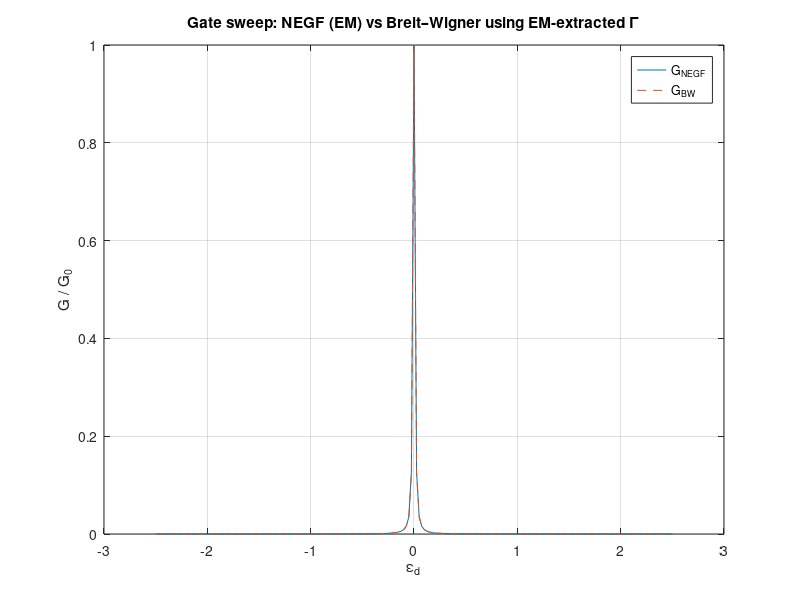
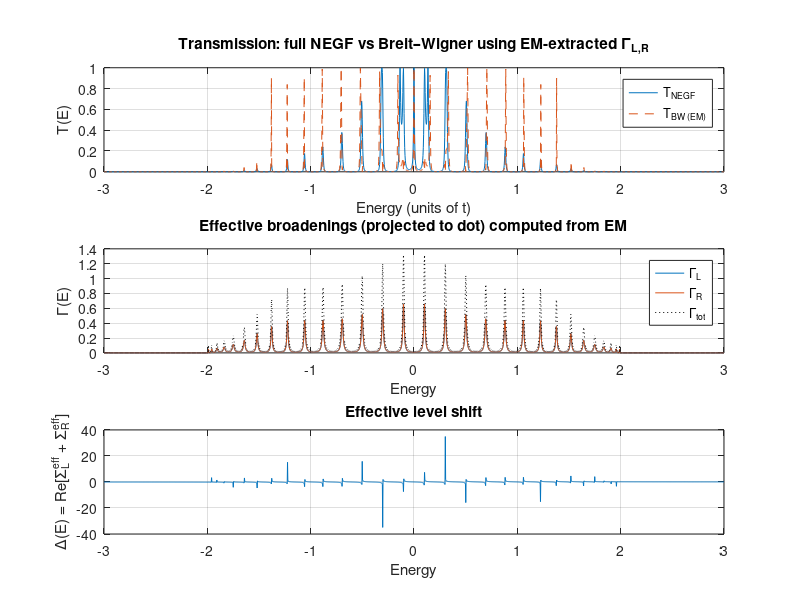

These figures' MATLAB source, in order: (Note: this script raises an error after producing the figures.)
function [] = ResonantCheck()
N_lead_each = 30;         % number of lead sites included on each side (extended molecule)
N = 2*N_lead_each + 1;    % total EM sites

N_absorb_layers = 4;      % number of outer-most sites per side with absorbing Sigma
left_abs_idx = 1 : min(N_absorb_layers, N_lead_each);
right_abs_idx = N - (0:(min(N_absorb_layers, N_lead_each)-1));

% Energy grid
t_lead = 1.0;             % lead hopping (energy units)
Emin = -3*t_lead;
Emax = 3*t_lead;
nE = 2001;
Elist = linspace(Emin, Emax, nE);

% -------------------- Absorbing self-energies on outer EM sites --------------------
eta = 0.06;               % absorbing strength (positive) -> Sigma = -i*eta on outer sites

SigmaL = zeros(N,N);
SigmaL(sub2ind([N,N], left_abs_idx, left_abs_idx)) = -1i * eta;

SigmaR = zeros(N,N);
SigmaR(sub2ind([N,N], right_abs_idx, right_abs_idx)) = -1i * eta;

%% setup
[H] = setupH();

%% calc
[T_NEGF] = doEM(Elist, H, SigmaL, SigmaR);
[T_BW, GammaL_eff, GammaR_eff, Delta_eff] = doBW(Elist, H, SigmaL, SigmaR);

%%
sweepEMvsGW(H, SigmaL, SigmaR)

plotEMvsBW(Elist, T_NEGF, T_BW, GammaL_eff, GammaR_eff, Delta_eff)

if false
% -------------------- Conductances (finite-T Landauer) --------------------
Conductance(Elist, T_NEGF, T_BW)
end

%% -------------------- Final suggestions & checks --------------------
disp('--- Suggested convergence checks ---');
disp('- Increase N_lead_each until T_NEGF and T_BW (and G) stop changing significantly.');
disp('- Sweep eta across a few decades (e.g. 1e-3 .. 1e-0) and find an absorbing plateau.');
disp('- Ensure N_absorb_layers is large enough to prevent reflections from the outer boundary.');
disp('- If you need energy-independent Gamma, evaluate GammaL_eff/ GammaR_eff at E=EF and use constants in BW formula.');
end

function [H] = setupH()
%% -------------------- Model parameters --------------------
t_lead = 1.0;             % lead hopping (energy units)
epsilon_lead = 0.0;       % lead onsite energy
t_c = 0.2;                % coupling dot <-> first lead site
epsilon_dot = 0.0;        % dot onsite energy (resonant level)
N_lead_each = 30;         % number of lead sites included on each side (extended molecule)

%% -------------------- Build Extended Molecule Hamiltonian (1D chain) --------------------
N = 2*N_lead_each + 1;    % total EM sites
H = zeros(N,N);

idx_dot = N_lead_each + 1;

% Left lead sites (1..N_lead_each)
for n = 1:N_lead_each
    H(n,n) = epsilon_lead;
    if n < N_lead_each
        H(n, n+1) = -t_lead;
        H(n+1, n) = -t_lead;
    end
end

% Right lead sites (idx_dot+1 .. N)
for n = idx_dot+1:N
    H(n,n) = epsilon_lead;
end
for n = idx_dot+1:(N-1)
    H(n, n+1) = -t_lead;
    H(n+1, n) = -t_lead;
end

% Connect dot to first lead sites on each side
H(idx_dot, idx_dot-1) = -t_c;
H(idx_dot-1, idx_dot) = -t_c;
H(idx_dot, idx_dot+1) = -t_c;
H(idx_dot+1, idx_dot) = -t_c;

% Dot onsite
H(idx_dot, idx_dot) = epsilon_dot;
end

function [] = sweepEMvsGW(H, SigmaL, SigmaR)
N_lead_each = 30;         % number of lead sites included on each side (extended molecule)
idx_dot = N_lead_each + 1;

% -------------------- Gate sweep (zero-T approx using T(EF)) --------------------
    neps = 201;
    epsilon_dot = 0.0;        % dot onsite energy (resonant level)
    eps_range = linspace(epsilon_dot - 2.5, epsilon_dot + 2.5, neps);
    % For speed, evaluate approximate zero-T conductance by using T(EF) with shifted eps

    [G_NEGF] = sweepEM(eps_range, H, SigmaL, SigmaR, idx_dot);

    [G_BW] = sweepBW(eps_range, H, SigmaL, SigmaR, idx_dot);

    figure('Name','Gate sweep (zero-T approx)','NumberTitle','off');
    plot(eps_range, G_NEGF);
    hold on;
    plot(eps_range, G_BW, '--');
    xlabel('\epsilon_d');
    ylabel('G / G_0');
    legend('G_{NEGF}','G_{BW}','Location','Best');
    title('Gate sweep: NEGF (EM) vs Breit–Wigner using EM-extracted \Gamma');
    grid on;
end

%% -------------------- Other functions: EM -------------------- 
function [T_NEGF] = doEM(Elist, H, SigmaL, SigmaR)
num_eta = 1e-12;          % tiny numerical broadening for matrix inversion

% Gamma matrices for the outer absorbers (used in NEGF transmission)
GammaL_mat = 1i * (SigmaL - SigmaL');
GammaR_mat = 1i * (SigmaR - SigmaR');

% -------------------- Energy loop: compute GR (full) & projections --------------------
T_NEGF = zeros(size(Elist));    % NEGF full transmission
I_N = eye(size(H));
for ii = 1:length(Elist)
    E = Elist(ii);

    % Full Green's function with both absorbers
    GR_full = ((E + 1i*num_eta) * I_N - H - SigmaL - SigmaR) \ I_N;
    GA_full = GR_full';
    
    % NEGF transmission (matrix formula)
    T_NEGF(ii) = real(trace(GammaL_mat * GR_full * GammaR_mat * GA_full));
end
end

function [G_NEGF] = sweepEM(eps_range, H, SigmaL, SigmaR, idx_dot)
num_eta = 1e-12;          % tiny numerical broadening for matrix inversion
EF = 0.0;

% Gamma matrices for the outer absorbers (used in NEGF transmission)
GammaL_mat = 1i * (SigmaL - SigmaL');
GammaR_mat = 1i * (SigmaR - SigmaR');

% reuse T_of_E calculation but easier: compute zero-T conductance approx by T at E=EF
% We'll compute T(EF) for each gate (shift dot onsite)
G_NEGF = zeros(size(eps_range));
I_N = eye(size(H));
for k = 1:length(eps_range)
    eps_tmp = eps_range(k);
    % Update dot onsite in H and recompute dot GR at EF for NEGF (full)
    H_tmp = H;
    H_tmp(idx_dot, idx_dot) = eps_tmp;

    % compute GR at EF
    GR_full_tmp = ((EF + 1i*num_eta) * I_N - H_tmp - SigmaL - SigmaR) \ I_N;
    GA_full_tmp = GR_full_tmp';

    G_NEGF(k) = real(trace(GammaL_mat * GR_full_tmp * GammaR_mat * GA_full_tmp));
    % zero-T linear conductance in S (approx)
end
end

%% -------------------- Other functions: BW -------------------- 
function [T_BW, GammaL_eff, GammaR_eff, Delta_eff] = doBW(Elist, H, SigmaL, SigmaR)
% -------------------- Energy loop: compute GR (full) & projections --------------------
N_lead_each = 30;         % number of lead sites included on each side (extended molecule)
idx_dot = N_lead_each + 1;

[SigmaL_eff, GammaL_eff] = doBWside(Elist, H, SigmaL, idx_dot);

[SigmaR_eff, GammaR_eff] = doBWside(Elist, H, SigmaR, idx_dot);

[T_BW, Delta_eff] = doBWboth(Elist, SigmaL_eff, SigmaR_eff, GammaL_eff, GammaR_eff);

if false
[A_dot, Gdd_full] = doBWfull(Elist, H, SigmaL, SigmaR);
end
end

function [G_BW] = sweepBW(eps_range, H, SigmaL, SigmaR, idx_dot)
    % reuse T_of_E calculation but easier: compute zero-T conductance approx by T at E=EF
    % We'll compute T(EF) for each gate (shift dot onsite)

    % For BW: compute GR_dd with left-only to get GammaL at EF
    [SigmaL_tmp, GammaL] = sweepBWside(eps_range, H, SigmaL, idx_dot);

    % For BW: compute GR_dd with right-only to get GammaR at EF
    [SigmaR_tmp, GammaR] = sweepBWside(eps_range, H, SigmaR, idx_dot);
    
    [G_BW] = sweepBWboth(eps_range, SigmaL_tmp, SigmaR_tmp, GammaL, GammaR);
end

function [Sigma_eff, Gamma_eff] = doBWside(Elist, H, Sigma, idx_dot)
num_eta = 1e-12;          % tiny numerical broadening for matrix inversion
epsilon_dot = 0.0;        % dot onsite energy (resonant level)

I_N = eye(size(H));
Sigma_eff = zeros(size(Elist));
Gamma_eff = zeros(size(Elist));
for ii = 1:length(Elist)
    E = Elist(ii);

    % Now compute dot Green's function for left-only absorber (SigmaR = 0)
    GR = ((E + 1i*num_eta) * I_N - H - Sigma) \ I_N;
    Gdd = GR(idx_dot, idx_dot);

    % effective self-energy due to left lead as seen by dot
    Sigma_eff(ii) = E - epsilon_dot - 1.0 / Gdd;

    % Extract Gammas and shift (energy dependent)
    Gamma_eff(ii) = -2 * imag(Sigma_eff(ii));
end
end

function [Sigma_tmp, Gamma_tmp] = sweepBWside(eps_range, H, Sigma, idx_dot)
num_eta = 1e-12;          % tiny numerical broadening for matrix inversion
EF = 0.0;

I_N = eye(size(H));
Sigma_tmp = zeros(size(eps_range));
Gamma_tmp = zeros(size(eps_range));
for k = 1:length(eps_range)
    eps_tmp = eps_range(k);
        
    % Update dot onsite in H and recompute dot GR at EF for NEGF (full)
    H(idx_dot, idx_dot) = eps_tmp;
        
    % For BW: compute GR_dd with left-only to get GammaL at EF
    GR = ((EF + 1i*num_eta) * I_N - H - Sigma) \ I_N;
    Gdd = GR(idx_dot, idx_dot);
        
    % effective self-energy due to left lead as seen by dot
    Sigma_tmp(k) = EF - eps_tmp - 1.0 / Gdd;

    % Extract Gammas and shift (energy dependent)
    Gamma_tmp(k) = -2 * imag(Sigma_tmp(k));
end
end

function [T_BW, Delta] = doBWboth(Elist, SigmaL, SigmaR, GammaL, GammaR)
epsilon_dot = 0.0;        % dot onsite energy (resonant level)
    
T_BW   = zeros(size(Elist));    % Breit-Wigner using EM-extracted Gammas
Delta = zeros(size(Elist)); % real level shift
for ii = 1:length(Elist)
    E = Elist(ii);
    % Effective total self-energy from both sides (optionally we can also do Sigma_eff_total = E - eps - 1/Gdd_full)
    Sigma = SigmaL(ii) + SigmaR(ii);  % should be close to E - eps - 1/Gdd_full
    % Extract Gammas (energy dependent)
    Gamma = GammaL(ii) + GammaR(ii);
    % Extract shift (energy dependent)
    Delta(ii) = real(Sigma);  % level shift = Re Sigma_eff_total
    
    % Breit-Wigner transmission using extracted Gammas and shift
    T_BW(ii) = (GammaL(ii) * GammaR(ii)) / ((E - epsilon_dot - Delta(ii))^2 + (Gamma/2)^2);
end
end

function [G_BW] = sweepBWboth(eps_range, SigmaL, SigmaR, GammaL, GammaR)
EF = 0.0;
    
G_BW = zeros(size(eps_range));
Delta = zeros(size(eps_range));
for k = 1:length(eps_range)
    eps_tmp = eps_range(k);
    % Effective total self-energy from both sides
    Sigma = SigmaL(k) + SigmaR(k);
    % Extract Gammas (energy dependent)
    Gamma = GammaL(k) + GammaR(k);
    % Extract shift (energy dependent)
    Delta(k) = real(Sigma);

    % Breit-Wigner conductance using extracted Gammas and shift
    G_BW(k) = (GammaL(k) * GammaR(k)) / ((EF - eps_tmp - Delta(k))^2 + (Gamma/2)^2);
end
end

%% -------------------- Plotting functions -------------------- 
function [] = plotEMvsBW(Elist, T_NEGF, T_BW, GammaL_eff, GammaR_eff, Delta_eff)
%% -------------------- Plots --------------------
figure('Name','Transmission comparison','NumberTitle','off','Position',[100 100 900 700]);

% 1st subplot
subplot(3,1,1);
plot(Elist, T_NEGF);
hold on;
plot(Elist, T_BW, '--');
xlabel('Energy (units of t)');
ylabel('T(E)');
legend('T_{NEGF}','T_{BW (EM)}','Location','Best');
title('Transmission: full NEGF vs Breit–Wigner using EM-extracted \Gamma_{L,R}');
grid on;

% 2nd subplot
subplot(3,1,2);
plot(Elist, GammaL_eff);
hold on;
plot(Elist, GammaR_eff);
plot(Elist, GammaL_eff + GammaR_eff, ':k');
xlabel('Energy');
ylabel('\Gamma(E)');
legend('\Gamma_L','\Gamma_R','\Gamma_{tot}','Location','Best');
title('Effective broadenings (projected to dot) computed from EM');
grid on;

% 3rd subplot
subplot(3,1,3);
plot(Elist, Delta_eff);
xlabel('Energy');
ylabel('\Delta(E) = Re[\Sigma^{eff}_L + \Sigma^{eff}_R]');
title('Effective level shift');
grid on;

% Title
N_lead_each = 30;         % number of lead sites included on each side (extended molecule)
eta = 0.06;               % absorbing strength (positive) -> Sigma = -i*eta on outer sites
N_absorb_layers = 4;      % number of outer-most sites per side with absorbing Sigma
sgtitle(sprintf('EM size: %d sites each lead, eta = %.3g, N_absorb = %d', N_lead_each, eta, N_absorb_layers));
end

%% -------------------- Other functions -------------------- 
function [] = Conductance(Elist, T_NEGF, T_BW)
% Physical constants (for conductance units)
e = 1.602176634e-19;      % C
h = 6.62607015e-34;       % J s
G0 = 2*e^2/h;             % conductance quantum (S) including spin

% temperature
T_K = 4.0;                % Kelvin for finite-T conductance
kB_ev = 8.617333262145e-5; % eV/K
kBT = kB_ev * T_K;

% -------------------- Conductances (finite-T Landauer) --------------------
% Fermi derivative
if kBT > 0
    EF = 0.0;
    dfdE = -1 ./ (4 * kBT * (cosh((Elist - EF) ./ (2*kBT))).^2);
else
    % approximate delta -> pick value of T at EF
    dfdE = zeros(size(Elist));
    % put a narrow spike near EF
    EF = 0.0;
    [~, idxEF] = min(abs(Elist - EF));
    dfdE(idxEF) = -1;
end

G_NEGF = G0 * trapz(Elist, -dfdE .* T_NEGF);
G_BW   = G0 * trapz(Elist, -dfdE .* T_BW);

T_K = 4.0;                % Kelvin for finite-T conductance
fprintf('Finite-T linear conductance at T=%.2f K (EF=%.3g):\n', T_K, EF);
fprintf('  G (NEGF, EM) = %.6g S  (%.6g G0)\n', G_NEGF, G_NEGF / G0);
fprintf('  G (Breit-Wigner using EM Gammas) = %.6g S  (%.6g G0)\n\n', G_BW, G_BW / G0);
end

function [A_dot, Gdd_full] = doBWfull(Elist, H, SigmaL, SigmaR)
N_lead_each = 30;         % number of lead sites included on each side (extended molecule)
idx_dot = N_lead_each + 1;

I_N = eye(size(H));
A_dot = zeros(size(Elist));     % spectral function at dot from full GR (A = -2 Im G_dd)
for ii = 1:length(Elist)
    E = Elist(ii);
    num_eta = 1e-12;          % tiny numerical broadening for matrix inversion
    % Full Green's function with both absorbers
    GR_full = ((E + 1i*num_eta) * I_N - H - SigmaL - SigmaR) \ I_N;

    % Dot Green's function element (dd)
    Gdd_full = GR_full(idx_dot, idx_dot);
    A_dot(ii) = -2 * imag(Gdd_full);
end
end
